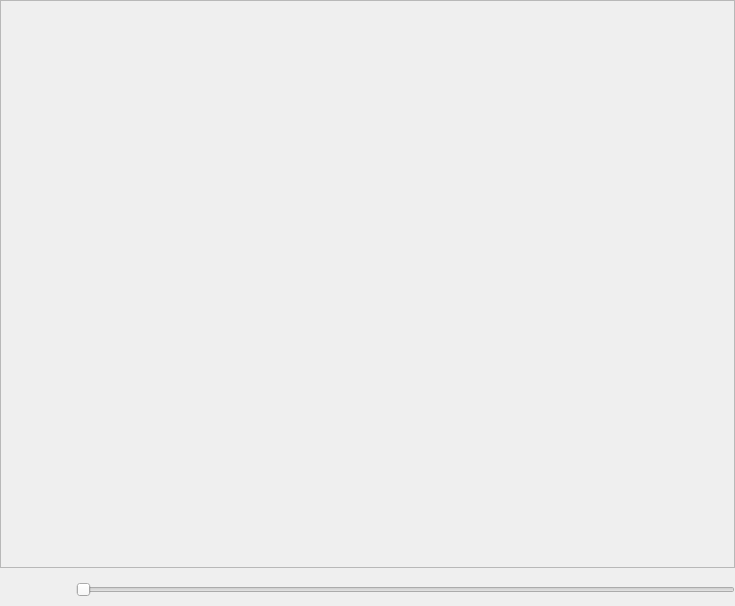
<?xml version="1.0" encoding="UTF-8"?>
<ui version="4.0">
 <class>Player</class>
 <widget class="QWidget" name="Player">
  <property name="geometry">
   <rect>
    <x>0</x>
    <y>0</y>
    <width>735</width>
    <height>606</height>
   </rect>
  </property>
  <property name="windowTitle">
   <string>Player</string>
  </property>
  <layout class="QVBoxLayout" name="verticalLayout">
   <property name="margin">
    <number>0</number>
   </property>
   <item>
    <widget class="QFrame" name="frame">
     <property name="sizePolicy">
      <sizepolicy hsizetype="Preferred" vsizetype="Preferred">
       <horstretch>0</horstretch>
       <verstretch>0</verstretch>
      </sizepolicy>
     </property>
     <property name="frameShape">
      <enum>QFrame::StyledPanel</enum>
     </property>
     <property name="frameShadow">
      <enum>QFrame::Raised</enum>
     </property>
     <layout class="QGridLayout" name="gridLayout_3">
      <item row="0" column="0">
       <widget class="VideoPlayer" name="video_player" native="true">
        <property name="sizePolicy">
         <sizepolicy hsizetype="Expanding" vsizetype="Expanding">
          <horstretch>0</horstretch>
          <verstretch>0</verstretch>
         </sizepolicy>
        </property>
       </widget>
      </item>
     </layout>
    </widget>
   </item>
   <item>
    <widget class="QWidget" name="player_controls" native="true">
     <property name="enabled">
      <bool>true</bool>
     </property>
     <layout class="QHBoxLayout" name="horizontalLayout">
      <property name="spacing">
       <number>-1</number>
      </property>
      <property name="margin">
       <number>0</number>
      </property>
      <item>
       <widget class="QPushButton" name="toggle_play_pb">
        <property name="enabled">
         <bool>true</bool>
        </property>
        <property name="sizePolicy">
         <sizepolicy hsizetype="Minimum" vsizetype="Minimum">
          <horstretch>0</horstretch>
          <verstretch>0</verstretch>
         </sizepolicy>
        </property>
        <property name="minimumSize">
         <size>
          <width>32</width>
          <height>32</height>
         </size>
        </property>
        <property name="maximumSize">
         <size>
          <width>32</width>
          <height>32</height>
         </size>
        </property>
        <property name="text">
         <string/>
        </property>
        <property name="icon">
         <iconset resource="icons.qrc">
          <normaloff>:/icons/play.png</normaloff>:/icons/play.png</iconset>
        </property>
        <property name="iconSize">
         <size>
          <width>24</width>
          <height>24</height>
         </size>
        </property>
        <property name="flat">
         <bool>true</bool>
        </property>
       </widget>
      </item>
      <item>
       <widget class="QPushButton" name="stop_pb">
        <property name="enabled">
         <bool>true</bool>
        </property>
        <property name="sizePolicy">
         <sizepolicy hsizetype="Minimum" vsizetype="Minimum">
          <horstretch>0</horstretch>
          <verstretch>0</verstretch>
         </sizepolicy>
        </property>
        <property name="minimumSize">
         <size>
          <width>32</width>
          <height>32</height>
         </size>
        </property>
        <property name="maximumSize">
         <size>
          <width>32</width>
          <height>32</height>
         </size>
        </property>
        <property name="text">
         <string/>
        </property>
        <property name="icon">
         <iconset resource="icons.qrc">
          <normaloff>:/icons/stop.png</normaloff>:/icons/stop.png</iconset>
        </property>
        <property name="iconSize">
         <size>
          <width>24</width>
          <height>24</height>
         </size>
        </property>
        <property name="flat">
         <bool>true</bool>
        </property>
       </widget>
      </item>
      <item>
       <widget class="QSlider" name="slider_sld">
        <property name="enabled">
         <bool>true</bool>
        </property>
        <property name="tracking">
         <bool>false</bool>
        </property>
        <property name="orientation">
         <enum>Qt::Horizontal</enum>
        </property>
       </widget>
      </item>
     </layout>
    </widget>
   </item>
  </layout>
 </widget>
 <customwidgets>
  <customwidget>
   <class>VideoPlayer</class>
   <extends>QWidget</extends>
   <header>videoplayer.h</header>
   <container>1</container>
  </customwidget>
 </customwidgets>
 <resources>
  <include location="icons.qrc"/>
 </resources>
 <connections/>
</ui>
